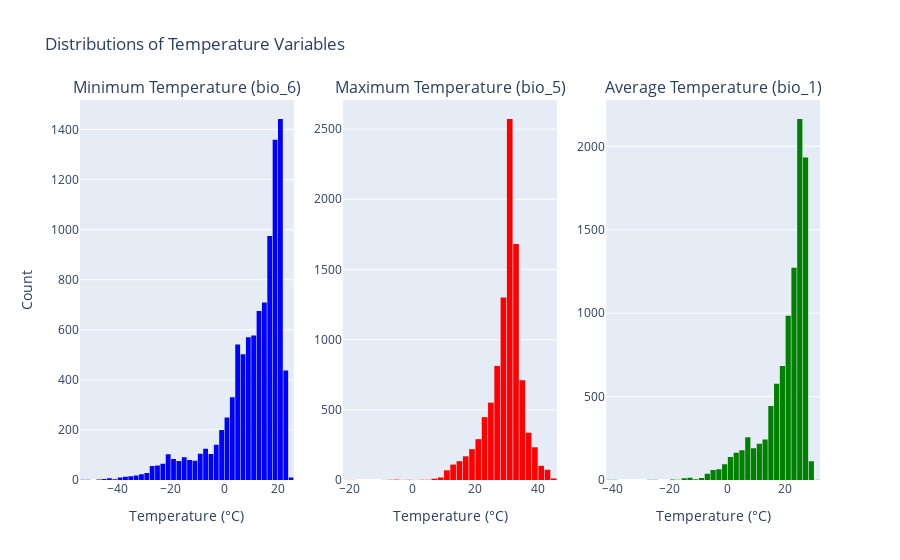

Notebook cell for this chart:
### Markdown cell above
### **1.1. Mass and Temperature**

Before starting with temperature, similar to mass, distribution of temperature is explored based on skewness and kurtosis. For minimum, maximum, and average temperatures:

### Code cell
fig = make_subplots(
    rows=1, cols=3, 
    subplot_titles=("Minimum Temperature (bio_6)", "Maximum Temperature (bio_5)", "Average Temperature (bio_1)")
)

# bio_6
fig.add_trace(
    go.Histogram(x=df_clean['bio_6'], nbinsx=50, name='bio_6', marker_color='blue'),
    row=1, col=1
)

# bio_5
fig.add_trace(
    go.Histogram(x=df_clean['bio_5'], nbinsx=50, name='bio_5', marker_color='red'),
    row=1, col=2
)

# bio_1
fig.add_trace(
    go.Histogram(x=df_clean['bio_1'], nbinsx=50, name='bio_1', marker_color='green'),
    row=1, col=3
)

fig.update_layout(
    title_text="Distributions of Temperature Variables",
    showlegend=False,
    bargap=0.1
)

fig.update_xaxes(title_text="Temperature (°C)", row=1, col=1)
fig.update_xaxes(title_text="Temperature (°C)", row=1, col=2)
fig.update_xaxes(title_text="Temperature (°C)", row=1, col=3)
fig.update_yaxes(title_text="Count", row=1, col=1)

fig.show()

### Figure 1 — Plotly figure (JSON) as saved in the notebook; plotly's stock layout.template omitted (floating-point values rounded to 4 significant figures; data arrays with more than 128 entries replaced by an {"elided": "..."} marker saying what was removed)
{"data": [{"marker": {"color": "blue"}, "name": "bio_6", "nbinsx": 50, "type": "histogram", "x": {"elided": "9868 float values"}, "xaxis": "x", "yaxis": "y"}, {"marker": {"color": "red"}, "name": "bio_5", "nbinsx": 50, "type": "histogram", "x": {"elided": "9868 float values"}, "xaxis": "x2", "yaxis": "y2"}, {"marker": {"color": "green"}, "name": "bio_1", "nbinsx": 50, "type": "histogram", "x": {"elided": "9868 float values"}, "xaxis": "x3", "yaxis": "y3"}], "layout": {"annotations": [{"font": {"size": 16}, "showarrow": false, "text": "Minimum Temperature (bio_6)", "x": 0.1444, "xanchor": "center", "xref": "paper", "y": 1, "yanchor": "bottom", "yref": "paper"}, {"font": {"size": 16}, "showarrow": false, "text": "Maximum Temperature (bio_5)", "x": 0.5, "xanchor": "center", "xref": "paper", "y": 1, "yanchor": "bottom", "yref": "paper"}, {"font": {"size": 16}, "showarrow": false, "text": "Average Temperature (bio_1)", "x": 0.8556, "xanchor": "center", "xref": "paper", "y": 1, "yanchor": "bottom", "yref": "paper"}], "bargap": 0.1, "showlegend": false, "title": {"text": "Distributions of Temperature Variables"}, "xaxis": {"anchor": "y", "domain": [0, 0.2889], "title": {"text": "Temperature (°C)"}}, "xaxis2": {"anchor": "y2", "domain": [0.3556, 0.6444], "title": {"text": "Temperature (°C)"}}, "xaxis3": {"anchor": "y3", "domain": [0.7111, 1], "title": {"text": "Temperature (°C)"}}, "yaxis": {"anchor": "x", "domain": [0, 1], "title": {"text": "Count"}}, "yaxis2": {"anchor": "x2", "domain": [0, 1]}, "yaxis3": {"anchor": "x3", "domain": [0, 1]}}}
